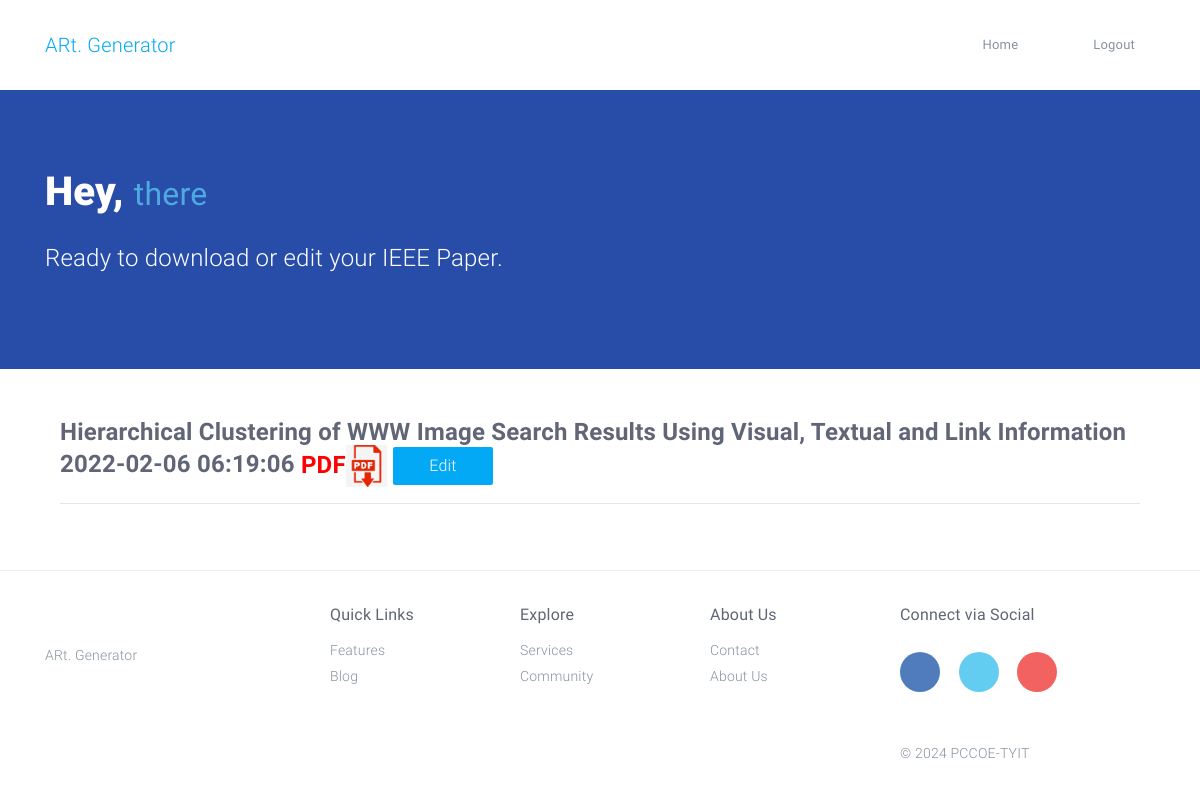
Page /view_paper.php (signed in) on the committed database.
### tables this page shows
CREATE TABLE `content` (
  `id` int(11) NOT NULL,
  `project_title` varchar(255) NOT NULL,
  `author_name_1` varchar(255) NOT NULL,
  `author_name_2` varchar(255) NOT NULL,
  `author_name_3` varchar(255) NOT NULL,
  `author_name_4` varchar(255) NOT NULL,
  `abstract` varchar(255) NOT NULL,
  `keyword` varchar(255) NOT NULL,
  `introduction` varchar(255) NOT NULL,
  `parposed_system` varchar(255) NOT NULL,
  `conclusion` varchar(255) NOT NULL,
  `acknowledgment` varchar(255) NOT NULL,
  `reference` varchar(255) NOT NULL,
  `review_of_related_work` varchar(255) NOT NULL,
  `figures` varchar(255) NOT NULL,
  `date_time` timestamp NOT NULL DEFAULT current_timestamp() ON UPDATE current_timestamp(),
  `u_id` varchar(255) NOT NULL
);

### view_paper.php (the view, shortened to what this page needs)
<?php include "config.php";?>
<?php
 if ($_SESSION['user']) {
  $email = $_SESSION['email'];
 }else{
  header("Location: index.php");
 }
?>
<?php
 $q1 = mysqli_query($connect,"SELECT * FROM registration WHERE email='$email'");
 while($all1 = mysqli_fetch_assoc($q1)){
    $id1 = $all1['id'];
 }
$asd ="SELECT * FROM content WHERE u_id ='$id1'";
$view=mysqli_query($connect,$asd) or die(mysqli_error($connect));
 ?>
<!DOCTYPE html>
<html lang="en">
<head>
    <link rel="stylesheet" href="demos/html/paper-1.8.2/assets/css/app.css">
    <link rel="stylesheet" href="https://cdnjs.cloudflare.com/ajax/libs/font-awesome/6.0.0-beta3/css/fontawesome.min.css" />
</head>
<body>
    <div id="app" class="paper-loading">
        <div class="nav-sticky white no-b">
            <nav class="mainnav navbar navbar-default justify-content-between">
                <div class="container relative"> <a class="navbar-brand"
                  href="index.php"><img class="d-inline-block align-top"
                  alt="" src="">ARt. Generator</a>
                    <div class="paper_menu">
                        <div id="dl-menu" class="xv-menuwrapper responsive-menu">
                            <ul class="dl-menu align-items-center">
                            <li ><a href="index.php">Home</a>
                                   <?php if (!isset($_SESSION['email'])){
                                       ?>
                                       <li> <a href="#modalLogin" data-toggle="modal" data-target="#modalLogin">Login</a>
                                       <?php
                                                        }
                                                        else{
                                                          ?>
                                                            <li><span><a  style="font-size:17px; font-color:white bold;">
                                                            <li> <a href="logout.php" >Logout</a>
                              <?php                          }?>
                        </div>
                    </div>
                </div>
            </nav>
        </div>
        <main>            <section class="no-m blue4 text-white p-t-b-80">
                 <div class="container">
                    <header class="p-t-30">
                        <h1 class="s-28 font-weight-bolder">Hey, <small class="text-blue">there</small></h1><br>
                        <p class="s-24">Ready to download or edit your IEEE Paper.</p>
                    </header>
                </div>
            </section>
            <div class="portfolio container">
                <div class="masonry-container">
                    <section class="p-t-b-50 s4 masonry-post">
                    <?php
            while($fetch=mysqli_fetch_assoc($view)){
                ?>
                        <div class="container">
               <h4 style="font-weight: bold;"> <?php echo $fetch['project_title']; ?> <?php echo $fetch['date_time']; ?>
               <a href="print_details.php?id=<?php echo $fetch["id"]?>" style="color:red!important;"  target="_blank">PDF<img src="demos/html/paper-1.8.2/assets/img/pdf.png" alt="" style="height:42px;"></a>
				   <a href="update_paper.php?u_id=<?php echo $fetch['id']; ?>"  class="btn btn-primary nav-btn" style="width:100px;">Edit</a><hr>
                    </h4>
                        </div>
            <?php } ?>
                </div>
            </div>
    </div>
   <?php include "footer.php";?>
</body>
</html>

### rows in the picture
content: project_title "Hierarchical Clustering of WWW Image Search Results Using Visual, Textual and Link Information", date_time "2022-02-06 06:19:06", $fetch['id'] 1 (drawn)
